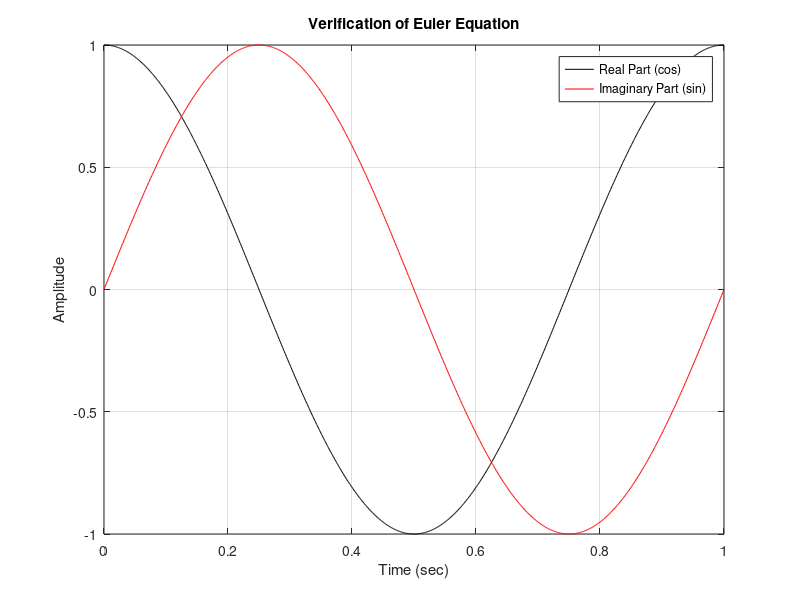

This chart was generated by the following MATLAB code:
clc; clear; close all;

fs = 1000;
t = 0:1/fs:1;

% Complex exponential
z = exp(1j*2*pi*t);

% Plot real and imaginary parts
plot(t,real(z),'k',t,imag(z),'r')

grid on
xlabel('Time (sec)')
ylabel('Amplitude')

legend('Real Part (cos)','Imaginary Part (sin)')

title('Verification of Euler Equation')
